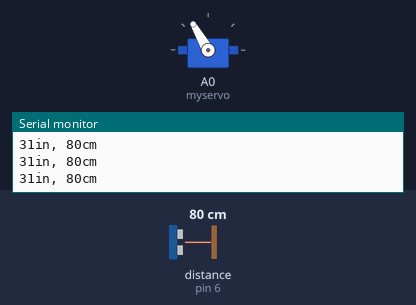
A sketch run on a simulated Arduino Uno, built with avr-gcc and run on an emulated ATmega328P. Shown: servo, the last lines printed to the serial monitor. Wiring (inferred from the names in the program): ultrasonic range finder: trigger pin 7; echo pin 6. Inputs (shaded band) come from the test bench; at power-on: distance to the obstacle (sensor on pin 6) 80 cm. The echo pulse lasts 58.3 µs per cm.

Above: at 1.2 s.
1.3 s: distance to the obstacle (sensor on pin 6) set to 299 cm
At 1.57 s:
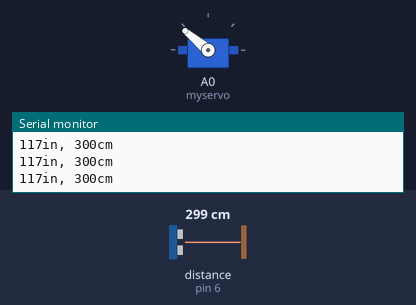
4.3 s: distance to the obstacle (sensor on pin 6) set to 2 cm
7.3 s: distance to the obstacle (sensor on pin 6) set to 18 cm
10.3 s: distance to the obstacle (sensor on pin 6) set to 4 cm
At 12.9 s:
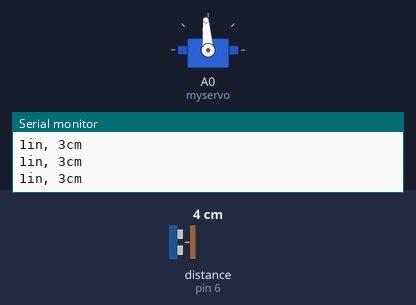
Timing chart, 0 to 14.3 s (numbered marks = the images above; inputs shaded):
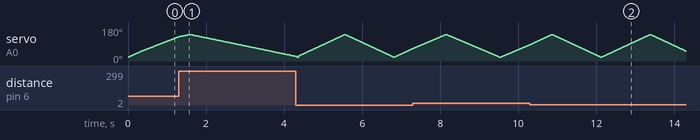

The sketch:

SERVO_UT.ino
```cpp
#include <Servo.h>
Servo myservo;
int pos = 20;    // variable to store the servo position
const int pingPin = 7; // Trigger Pin of Ultrasonic Sensor
const int echoPin = 6; // Echo Pin of Ultrasonic Sensor

void setup() {
   Serial.begin(9600); // Starting Serial Terminal
   myservo.attach(A0);  // attaches the servo on pin 9 to the servo object

}

void loop() {
   long duration, inches, cm;


  for (pos = 20; pos <= 140; pos += 1)
  {
    myservo.write(pos);
    pinMode(pingPin, OUTPUT);
   digitalWrite(pingPin, LOW);
   delayMicroseconds(2);
   digitalWrite(pingPin, HIGH);
   delayMicroseconds(10);
   digitalWrite(pingPin, LOW);
   pinMode(echoPin, INPUT);
   duration = pulseIn(echoPin, HIGH);
   inches = microsecondsToInches(duration);
   cm = microsecondsToCentimeters(duration);
   Serial.print(inches);
   Serial.print("in, ");
   Serial.print(cm);
   Serial.print("cm");
   Serial.println();

    delay(5);
  }
  for (pos = 140; pos >= 20; pos -= 1)
  {
    myservo.write(pos);
   pinMode(pingPin, OUTPUT);
   digitalWrite(pingPin, LOW);
   delayMicroseconds(2);
   digitalWrite(pingPin, HIGH);
   delayMicroseconds(10);
   digitalWrite(pingPin, LOW);
   pinMode(echoPin, INPUT);
   duration = pulseIn(echoPin, HIGH);
   inches = microsecondsToInches(duration);
   cm = microsecondsToCentimeters(duration);
   Serial.print(inches);
   Serial.print("in, ");
   Serial.print(cm);
   Serial.print("cm");
   Serial.println();
   delay(5);
  }
}


long microsecondsToInches(long microseconds) {
   return microseconds / 74 / 2;
}

long microsecondsToCentimeters(long microseconds) {
   return microseconds / 29 / 2;
}
```
